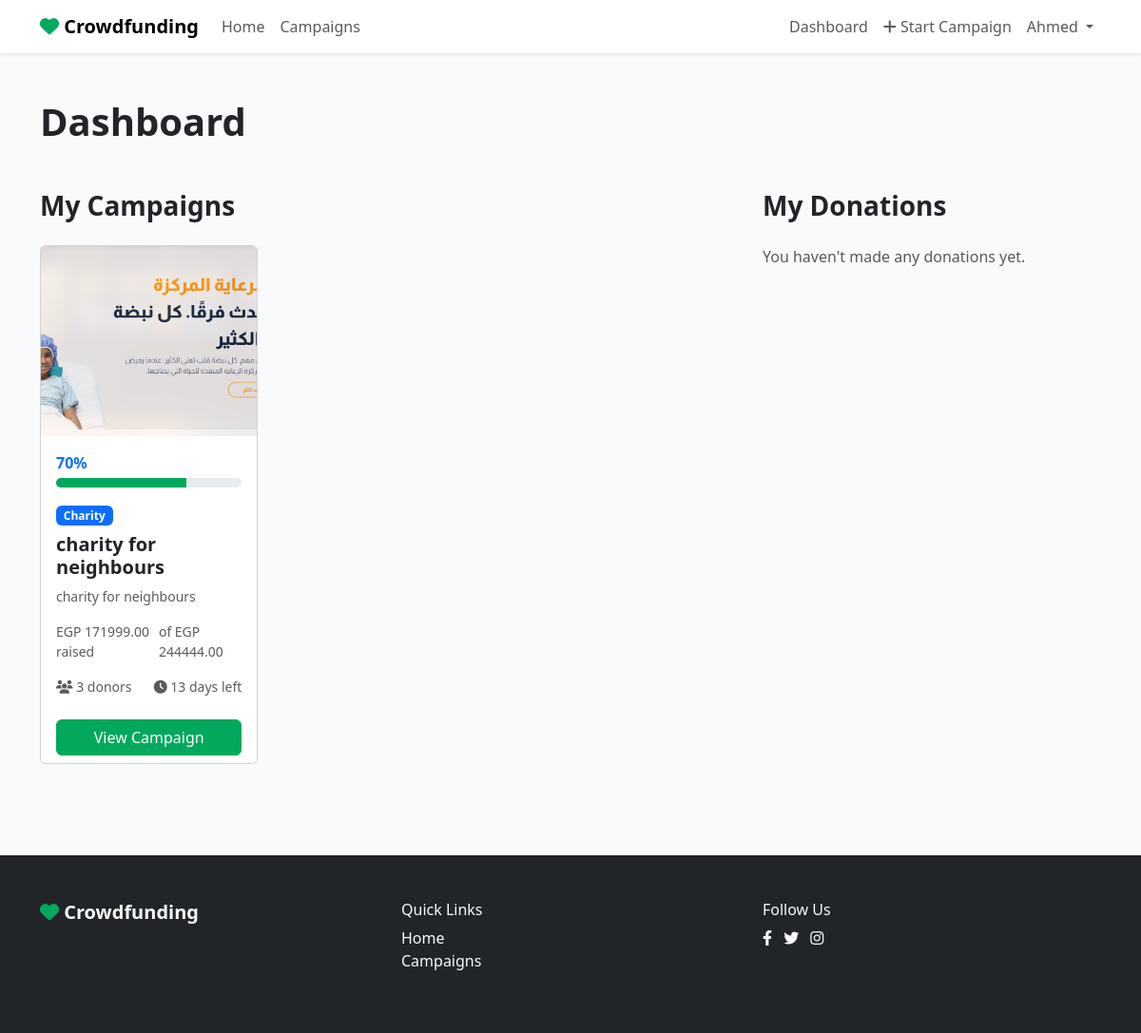
The app's page /dashboard/ (signed in), older data.
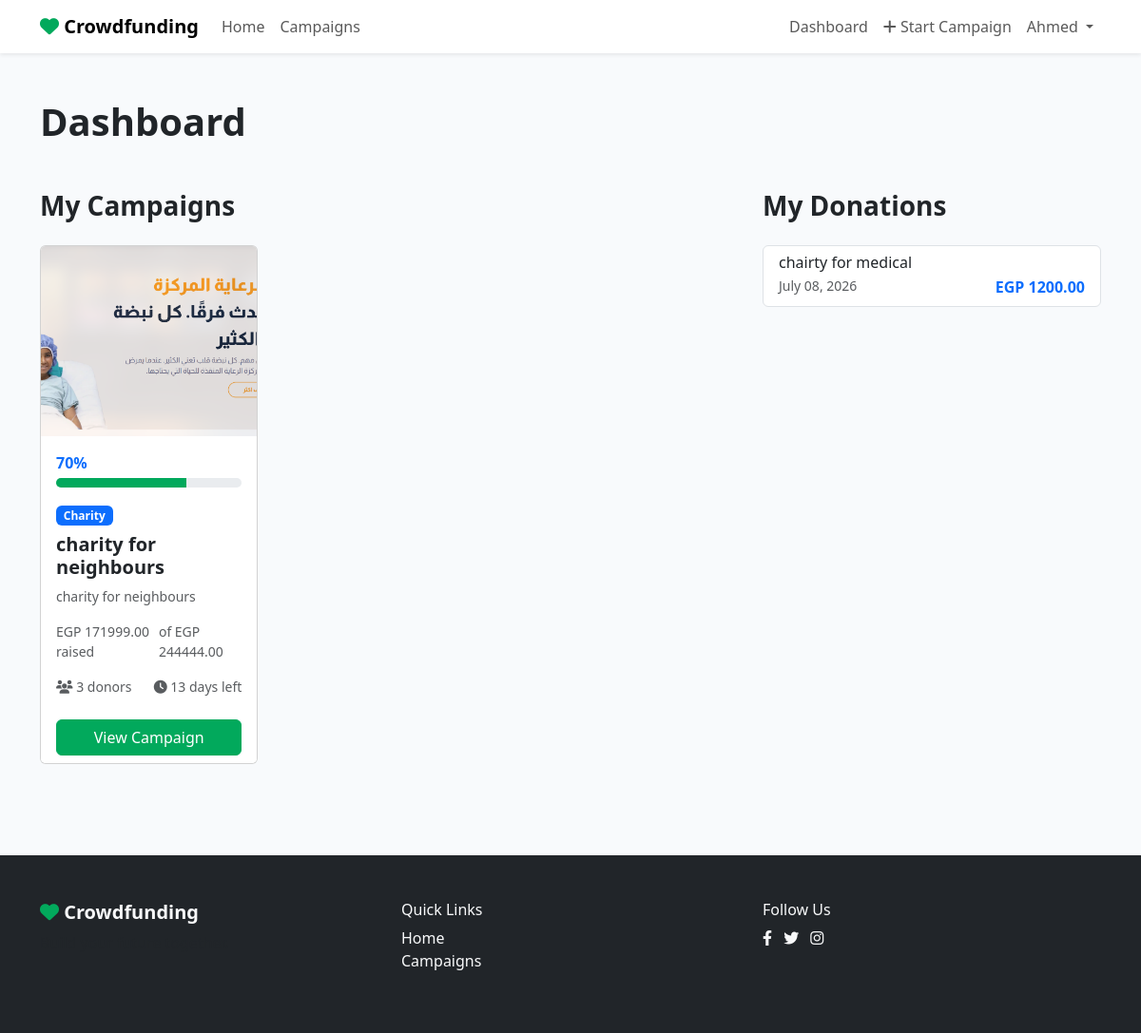
The same page, newer data.
### projects/models.py (models this page shows, shortened)
class Campaign(models.Model):
    owner = models.ForeignKey(settings.AUTH_USER_MODEL, on_delete=models.CASCADE, related_name='campaigns')
    title = models.CharField(max_length=255)
    short_description = models.CharField(max_length=500)
    story = models.TextField()
    category = models.ForeignKey(Category, on_delete=models.CASCADE, related_name='campaigns')
    goal_amount = models.DecimalField(max_digits=12, decimal_places=2)
    raised_amount = models.DecimalField(max_digits=12, decimal_places=2, default=0.00)
    start_date = models.DateField()
    end_date = models.DateField()
    cover_image = models.ImageField(upload_to='campaign_covers/')
    is_featured = models.BooleanField(default=False)
    created_at = models.DateTimeField(auto_now_add=True)
    updated_at = models.DateTimeField(auto_now=True)
    def get_progress_percentage(self):
        if self.goal_amount == 0:
            return 0
        try:
            percentage = (float(self.raised_amount) / float(self.goal_amount)) * 100
            return round(min(100, percentage))
        except (ZeroDivisionError, TypeError):
            return 0
    def get_days_left(self):
        today = date.today()
        if today > self.end_date:
            return 0
        return (self.end_date - today).days
    def get_donor_count(self):
        return self.donations.values('donor').distinct().count()

class Category(models.Model):
    name = models.CharField(max_length=100, unique=True)
    slug = models.SlugField(max_length=100, unique=True)
    icon = models.CharField(max_length=50, blank=True, null=True)
    class Meta:
        verbose_name_plural = 'Categories'

class Donation(models.Model):
    donor = models.ForeignKey(settings.AUTH_USER_MODEL, on_delete=models.CASCADE, related_name='donations')
    campaign = models.ForeignKey(Campaign, on_delete=models.CASCADE, related_name='donations')
    amount = models.DecimalField(max_digits=12, decimal_places=2)
    donated_at = models.DateTimeField(auto_now_add=True)
    class Meta:
        ordering = ['-donated_at']

### projects/views.py (the view)
# urls.py: path('dashboard/', views.dashboard, name='dashboard'),
@login_required
def dashboard(request):
    user = request.user
    campaigns = Campaign.objects.filter(owner=user)
    donations = Donation.objects.filter(donor=user)
    return render(request, 'projects/dashboard.html', {
        'campaigns': campaigns,
        'donations': donations,
    })

### projects/context_processors.py (called while the page is built)
def categories_processor(request):
    return {'all_categories': Category.objects.all()}

### templates/projects/dashboard.html (shortened to what this page needs)
{% extends "base.html" %}
{% block content %}
<section class="py-5">
    <div class="container">
        <h1 class="fw-bold mb-5">Dashboard</h1>
        <div class="row">
            <div class="col-lg-8">
                <h3 class="fw-bold mb-4">My Campaigns</h3>
                {% if campaigns %}
                <div class="row g-4">
                    {% for campaign in campaigns %}
                        {% include "projects/_campaign_card.html" %}
                    {% endfor %}
                </div>
                {% else %}
                <div class="text-center py-5">
                    <p class="text-muted mb-4">You haven't created any campaigns yet.</p>
                    <a href="{% url 'campaign_create' %}" class="btn btn-primary">Start a Campaign</a>
                </div>
                {% endif %}
            </div>
            <div class="col-lg-4">
                <h3 class="fw-bold mb-4">My Donations</h3>
                {% if donations %}
                <div class="list-group">
                    {% for donation in donations %}
                    <div class="list-group-item">
                        <h6 class="mb-1">{{ donation.campaign.title }}</h6>
                        <div class="d-flex justify-content-between">
                            <small class="text-muted">{{ donation.donated_at|date:"F d, Y" }}</small>
                            <span class="fw-bold text-primary">EGP {{ donation.amount }}</span>
                        </div>
                    </div>
                    {% endfor %}
                </div>
                {% else %}
                <p class="text-muted">You haven't made any donations yet.</p>
                {% endif %}
            </div>
        </div>
    </div>
</section>
{% endblock %}

### templates/projects/_campaign_card.html
<div class="col-lg-4 col-md-6">
  <div class="card campaign-card h-100">
    {% if campaign.cover_image %}
    <img
      src="{{ campaign.cover_image.url }}"
      class="card-img-top"
      alt="{{ campaign.title }}"
      style="height: 200px; object-fit: cover"
    />
    {% endif %}
    <div class="card-body">
                        <div class="d-flex justify-content-between mb-1">
                            <span class="fw-bold text-primary">{{ campaign.get_progress_percentage|floatformat:"0" }}%</span>
                        </div>
                        <div class="progress mb-3" style="height: 10px;">
                            <div class="progress-bar" role="progressbar" style="width: {{ campaign.get_progress_percentage|floatformat:"0" }}%;" aria-valuenow="{{ campaign.get_progress_percentage|floatformat:"0" }}" aria-valuemin="0" aria-valuemax="100"></div>
                        </div>
      <span class="badge bg-primary mb-2">{{ campaign.category.name }}</span>
      <h5 class="card-title fw-bold">{{ campaign.title }}</h5>
      <p class="card-text text-muted small">{{ campaign.short_description }}</p>
      <div class="d-flex justify-content-between text-muted small">
        <span>EGP {{ campaign.raised_amount }} raised</span>
        <span>of EGP {{ campaign.goal_amount }}</span>
      </div>
      <div class="d-flex justify-content-between mt-3">
        <small class="text-muted"
          ><i class="fas fa-users"></i> {{ campaign.get_donor_count }}
          donors</small
        >
        <small class="text-muted"
          ><i class="fas fa-clock"></i> {{ campaign.get_days_left }} days
          left</small
        >
      </div>
    </div>
    <div class="card-footer bg-white border-top-0">
      <a
        href="{% url 'campaign_detail' campaign.pk %}"
        class="btn btn-primary w-100"
        >View Campaign</a
      >
    </div>
  </div>
</div>

Row changes from the older to the newer data that the page shows:
added Donation: campaign "chairty for medical", donated_at "July 08, 2026", amount "1200.00"
Text that changed along with them:
text no longer shown: "You haven't made any donations yet."
